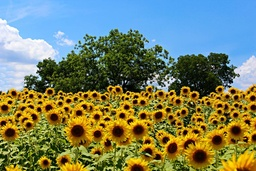
#> input picture Assignment3/sunflow.jpg, 256 x 171 px, shrunk from 960 x 640 before the run
$ jupyter execute --allow-errors logscale.ipynb   (shell and % lines are left out)
#> lines starting #> are read from the running program, lines starting #| are printed output that depends on the picture
#> further down, img is the input picture: PIL image 256x171 RGB; mean R, G, B 119.9, 130.4, 103.5
# Assignment #3

##  Implementing the LoG scale blob detector (60 points):

Implement the Laplacian of Gaussian blob detector including scale space tracking. For this, first write a function `LoG(sigma=1,size=19)`, in which the first argument is the parameter of the Gaussian kernel and the second argument is the overall image size of the filter (here by default 19x19 pixels). The function should return a numpy array with the filter values. At each pixel (x,y), the LoG has the value of (note, that the values have to be CENTERED in the window!!):

$$\textrm{LoG}(x,y)=-\frac{1}{\pi \sigma^4}(1-\frac{x^2+y^2}{2\sigma^2})e^{-\frac{x^2+y^2}{2\sigma^2}}$$

Insert code that shows LoG filters for sigmas from 1 to 10 in steps of 1 with a size of
19 pixels.

Insert another function called `filterImg(img,fil)`, which performs a convolution of img with fil and returns the filtered image as its return value. MAKE SURE that the return image has the SAME size as the input image img!!!

Insert another function called `trackScale(img,sigmas,size,threshold)` that

```
1. Creates len(sigmas) LoG filters with the sigmas in the array for the specified size
2. Filters img with each LoG filter
3. For each pixel in the stack of filtered images, finds the maximum value and stores this in a return array called totScale
4. Plots the input picture img with overlays of the SCALED blobs that were found similar to the pictures in class on slides 79,84
```

Use the following picture (again, you may need to convert to PNG so you can read it in with matplotlib code)
 https://img1.southernliving.timeinc.net/sites/default/files/styles/4_3_horizontal_inbody_900x506/public/image/2018/07/main/the_sunflower_fields_at_neuse_river_greenway_trail.jpg?itok=ZOlvAuIg&1532035249

Insert code that uses good parameters for sigmas, size, and threshold so that you can find as many sunflower “blobs” as possible.

## Setup

[cell 1]
import matplotlib as mpl
import matplotlib.pyplot as plt
import time
import numpy as np # this is the only math-ish library,

import urllib
from PIL import Image
from tqdm.notebook import tqdm

[cell 2]
def rgb2gray(rgb):

    r, g, b = rgb[:,:,0], rgb[:,:,1], rgb[:,:,2]
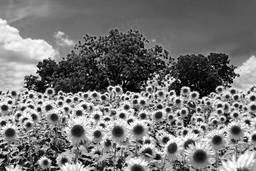
#> r: shape (171, 256) float32; min 0, max 1, mean 0.47
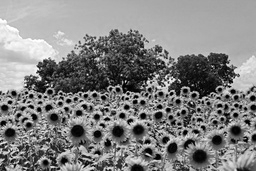
#> g: shape (171, 256) float32; min 0, max 1, mean 0.511
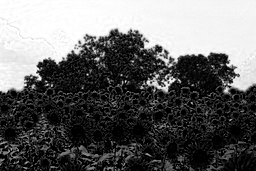
#> b: shape (171, 256) float32; min 0, max 1, mean 0.406
    gray = 0.2989 * r + 0.5870 * g + 0.1140 * b

    return gray

[cell 3]
sigmas = np.linspace(1,10,10)
size = 19

## Load image

[cell 4]
prof = 'https://img1.southernliving.timeinc.net/sites/default/files/styles/4_3_horizontal_inbody_900x506/public/image/2018/07/main/the_sunflower_fields_at_neuse_river_greenway_trail.jpg?itok=ZOlvAuIg&1532035249'
urllib.request.urlretrieve(prof,'sunflow.jpg')

jpg='sunflow'
img = Image.open(jpg+'.jpg')
img.save(jpg+".png",'png')

[cell 5]
img = plt.imread('sunflow.png')
mrimg = rgb2gray(img)
plt.imshow(img)
plt.xticks([])
plt.yticks([])
plt.show()

## Laplacian of Gaussian blob detector

[cell 6]
def LoG(sigma=1, size=19):
    """
    Laplacian of Gaussian filter

    Arguments
    ---------
    - sigma    : sigma (default : 1)
    - size     : filter size (default : 19)

    Return
    ------
    - filter   : LoG filter

    """
    fil = np.zeros((2*size+1, 2*size+1))
    for i in range(-size, size+1):
        for j in range(-size, size+1):
            # Normalized LoG filter
            tmp = (i*i+j*j)/(2*sigma*sigma)
            fil[i+size,j+size]=-1/(np.pi*np.power(sigma,4))*(1-tmp)*np.exp(-tmp)*(sigma**2)

    return fil

We have added normalization.

$$\textrm{LoG}_{\textrm{normalized}}(x,y)=\sigma^2\cdot\textrm{LoG}(x,y)=\frac{1}{\pi\sigma^2}\begin{pmatrix}\frac{x^2+y^2}{2\sigma^2}-1\end{pmatrix}e^{-\frac{x^2+y^2}{2\sigma^2}}$$

(https://math.stackexchange.com/questions/486303/normalized-laplacian-of-gaussian)

[cell 7]
def filterImg(img, fil):
    """
    Convolution with weights filter

    Arguments
    ---------
    - img      : image
    - weights  : filter weights

    Return
    ------
    - filtered : filtered image

    """
    weights = fil.astype(float)
    filtered = np.zeros_like(img)

    width = int((weights.shape[1]-1)/2)
    height = int((weights.shape[0]-1)/2)

    for i in range(height,img.shape[1]-height):
        for j in range(width,img.shape[0]-width):
            filtered[j,i]=np.sum(weights*img[j-width:j+width+1,i-height:i+height+1])

    return filtered

[cell 8]
def trackScale(img,sigmas,size,threshold):
    """
    LoG Blob detecter

    Arguments
    ---------
    - img       : image
    - sigmas    : LoG's sigmas
    - size      : LoG filter size
    - threshold : blob detection's threshold

    Return
    ------
    - totScale    : maximum value array

    """
    # stack of filtered images
    log_images = []
    for i,sigma in enumerate(sigmas):
        log_images.append(filterImg(img,LoG(sigma,size)))
    log_images = np.array([i for i in log_images])

    # blob detection
    totScale = np.zeros(img.shape)
    blobs = []
    (h,w) = img.shape
    for i in range(1,h):
        for j in range(1,w):
            space = log_images[:,i-1:i+2,j-1:j+2]
            result = np.amax(space)
            totScale[i,j] = result
            if result >= threshold: #threshold
                z,x,y = np.unravel_index(space.argmax(),space.shape)
                blobs.append((i+x-1,j+y-1,(z+1)))
    blobs = list(set(blobs))
    print('num of blob : {}'.format(len(blobs)))

    # plotting
    fig, ax = plt.subplots()
    nh,nw = img.shape
    ax.imshow(img, cmap='gray')
    for i, blob in enumerate(tqdm(blobs)):
        y,x,r = blob
        c = plt.Circle((x, y), r, color='red', linewidth=1.5, fill=False, alpha=0.2)
        ax.add_artist(c)
    ax.plot()
    plt.show()

    return totScale

## LoG Filters

[cell 9]
fil = []

for i,sigma in enumerate(sigmas):
    fil.append(LoG(sigma,size))
    plt.figure()
    plt.title('sigma : {}'.format(sigma))
    plt.imshow(fil[i])
    plt.colorbar()
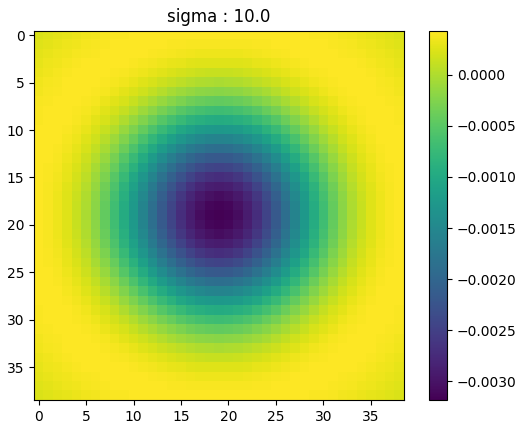
#> figure drawn by matplotlib, 2 panels

## LoG Filter Convolution of image

[cell 10]
log_images = []

for i,sigma in enumerate(sigmas):
    log_images.append(filterImg(mrimg,LoG(sigma,size)))
    plt.figure()
    plt.title('sigma : {}'.format(sigma))
    plt.imshow(log_images[i])
    plt.colorbar()
#> after the loop, log_images = 10 items
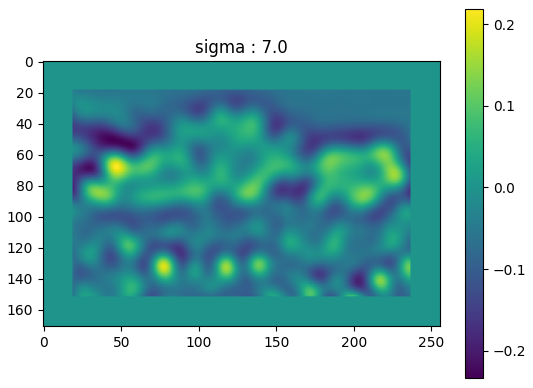
#> figure drawn by matplotlib, 2 panels
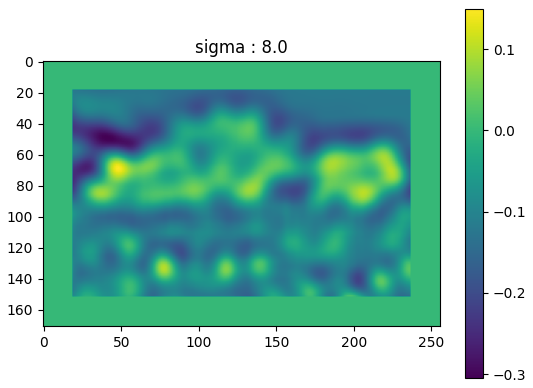
#> figure drawn by matplotlib, 2 panels
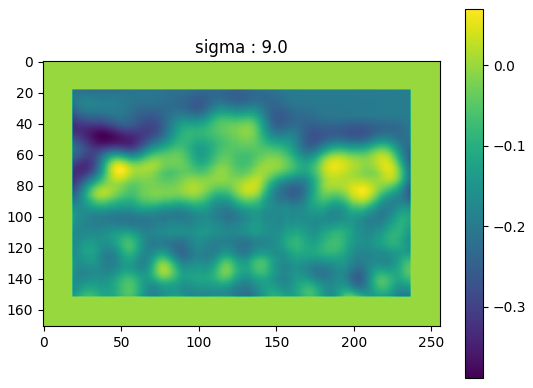
#> figure drawn by matplotlib, 2 panels
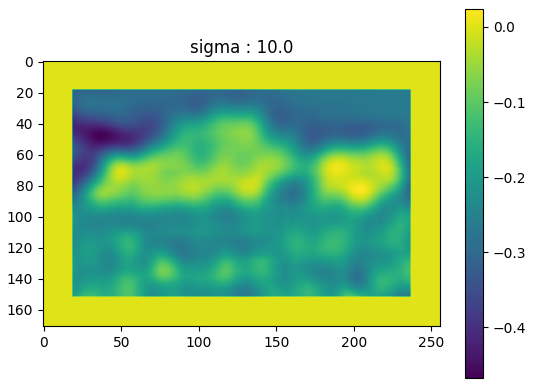
#> figure drawn by matplotlib, 2 panels

## Result

#> (a cell that did not finish here is left out)

#> after the loop in trackScale, `for i in range(1,h):`:
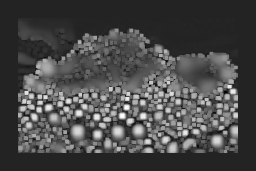
#> totScale: shape (171, 256) float64; min -0.0663, max 0.413, mean 0.0708; drawn with min black and max white
#> after the loop in trackScale, `for i in range(1,h):`: blobs = 929 items, first 6: (82, 151, 1), (82, 151, 1), (82, 151, 1), (82, 168, 1), (82, 168, 1), (82, 168, 1)
#> in trackScale, `blobs = list(set(blobs))`: blobs = 229 items, first 6: (115, 123, 2), (130, 118, 4), (116, 142, 2), (91, 232, 2), (125, 28, 2), (93, 26, 1)
#| num of blob : 229
